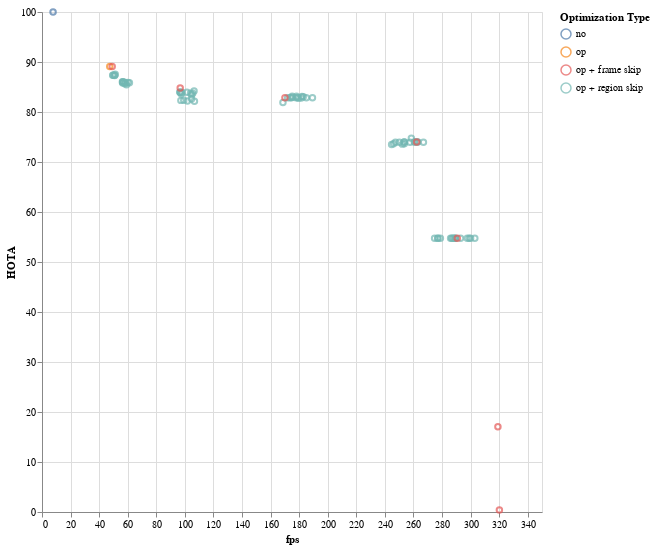

Notebook code cell kept with this figure:
### Code cell
alt.Chart(alt.Data(values=benchmark_data)).mark_point().encode(
    x=alt.X('fps:Q', title='fps'),
    y=alt.Y('AssA:Q', title='HOTA'),
    color=alt.Color('opt_type:N', title='Optimization Type'),
    tooltip=[
        alt.Tooltip('expr:N', title='Expression'),
        alt.Tooltip('time:Q', title='Runtime (ms)'),
        alt.Tooltip('fps:Q', title='FPS'),
        alt.Tooltip('AssA:Q', title='AssA'),
        alt.Tooltip('HOTA:Q', title='HOTA'),
    ],
).properties(
    width=500,
    height=500,
)

### Figure 1 — Vega-Lite specification as saved in the notebook (floating-point values rounded to 4 significant figures)
{"config": {"view": {"continuousWidth": 300, "continuousHeight": 300}}, "data": {"values": [{"time": 132.2, "fps": 7.746, "frames": 1024, "HOTA": "100", "DetA": "100", "AssA": "100", "DetRe": "100", "DetPr": "100", "AssRe": "100", "AssPr": "100", "LocA": "100", "OWTA": "100", "HOTA(0)": "100", "LocA(0)": "100", "HOTALocA(0)": "100", "Dets": "7772", "GT_Dets": "7772", "IDs": "72", "GT_IDs": "72", "expr": "no_op", "opt_type": "no"}, {"time": 21.59, "fps": 47.44, "frames": 1024, "HOTA": "84.782", "DetA": "80.819", "AssA": "89.114", "DetRe": "85.49", "DetPr": "90.251", "AssRe": "91.596", "AssPr": "94.036", "LocA": "91.293", "OWTA": "87.279", "HOTA(0)": "93.319", "LocA(0)": "90.131", "HOTALocA(0)": "84.109", "Dets": "7362", "GT_Dets": "7772", "IDs": "140", "GT_IDs": "72", "expr": "op", "opt_type": "op"}, {"time": 3.539, "fps": 289.3, "frames": 1024, "HOTA": "38.64", "DetA": "27.295", "AssA": "54.76", "DetRe": "27.776", "DetPr": "88.201", "AssRe": "55.86", "AssPr": "92.586", "LocA": "88.747", "OWTA": "38.991", "HOTA(0)": "43.166", "LocA(0)": "86.825", "HOTALocA(0)": "37.478", "Dets": "2411", "GT_Dets": "7772", "IDs": "3112", "GT_IDs": "72", "expr": "opFilter_0.3_0.5_16_", "opt_type": "op + region skip"}, {"time": 16.73, "fps": 61.2, "frames": 1024, "HOTA": "80.933", "DetA": "76.425", "AssA": "85.845", "DetRe": "80.12", "DetPr": "90.011", "AssRe": "88.172", "AssPr": "93.113", "LocA": "90.533", "OWTA": "82.931", "HOTA(0)": "89.92", "LocA(0)": "89.353", "HOTALocA(0)": "80.346", "Dets": "6918", "GT_Dets": "7772", "IDs": "2575", "GT_IDs": "72", "expr": "opFilter_0.3_0.5_1_", "opt_type": "op + region skip"}, {"time": 9.704, "fps": 105.5, "frames": 1024, "HOTA": "79.393", "DetA": "75.334", "AssA": "83.749", "DetRe": "78.248", "DetPr": "89.313", "AssRe": "85.947", "AssPr": "91.283", "LocA": "89.24", "OWTA": "80.944", "HOTA(0)": "89.716", "LocA(0)": "87.998", "HOTALocA(0)": "78.948", "Dets": "6803", "GT_Dets": "7772", "IDs": "2648", "GT_IDs": "72", "expr": "opFilter_0.3_0.5_2_", "opt_type": "op + region skip"}, {"time": 5.626, "fps": 182.0, "frames": 1024, "HOTA": "77.774", "DetA": "72.851", "AssA": "83.102", "DetRe": "75.027", "DetPr": "89.261", "AssRe": "85.046", "AssPr": "90.783", "LocA": "88.72", "OWTA": "78.955", "HOTA(0)": "88.108", "LocA(0)": "87.565", "HOTALocA(0)": "77.151", "Dets": "6515", "GT_Dets": "7772", "IDs": "2711", "GT_IDs": "72", "expr": "opFilter_0.3_0.5_4_", "opt_type": "op + region skip"}, {"time": 4.038, "fps": 253.6, "frames": 1024, "HOTA": "67.28", "DetA": "61.522", "AssA": "73.665", "DetRe": "62.938", "DetPr": "89.493", "AssRe": "75.066", "AssPr": "91.408", "LocA": "88.765", "OWTA": "68.087", "HOTA(0)": "75.508", "LocA(0)": "87.612", "HOTALocA(0)": "66.153", "Dets": "5430", "GT_Dets": "7772", "IDs": "2861", "GT_IDs": "72", "expr": "opFilter_0.3_0.5_8_", "opt_type": "op + region skip"}, {"time": 3.672, "fps": 278.9, "frames": 1024, "HOTA": "38.64", "DetA": "27.295", "AssA": "54.76", "DetRe": "27.776", "DetPr": "88.201", "AssRe": "55.86", "AssPr": "92.586", "LocA": "88.747", "OWTA": "38.991", "HOTA(0)": "43.166", "LocA(0)": "86.825", "HOTALocA(0)": "37.478", "Dets": "2411", "GT_Dets": "7772", "IDs": "5477", "GT_IDs": "72", "expr": "opFilter_0.3_0.6_16_", "opt_type": "op + region skip"}, {"time": 17.67, "fps": 57.97, "frames": 1024, "HOTA": "81.152", "DetA": "77.019", "AssA": "85.661", "DetRe": "80.484", "DetPr": "90.406", "AssRe": "87.905", "AssPr": "93.3", "LocA": "90.575", "OWTA": "83.03", "HOTA(0)": "89.974", "LocA(0)": "89.433", "HOTALocA(0)": "80.467", "Dets": "6919", "GT_Dets": "7772", "IDs": "4950", "GT_IDs": "72", "expr": "opFilter_0.3_0.6_1_", "opt_type": "op + region skip"}, {"time": 9.775, "fps": 104.8, "frames": 1024, "HOTA": "79.292", "DetA": "75.416", "AssA": "83.456", "DetRe": "78.559", "DetPr": "89.092", "AssRe": "85.692", "AssPr": "91.398", "LocA": "89.248", "OWTA": "80.962", "HOTA(0)": "89.51", "LocA(0)": "88.01", "HOTALocA(0)": "78.777", "Dets": "6847", "GT_Dets": "7772", "IDs": "5017", "GT_IDs": "72", "expr": "opFilter_0.3_0.6_2_", "opt_type": "op + region skip"}, {"time": 5.701, "fps": 179.6, "frames": 1024, "HOTA": "77.466", "DetA": "72.593", "AssA": "82.739", "DetRe": "74.737", "DetPr": "89.203", "AssRe": "84.689", "AssPr": "90.643", "LocA": "88.582", "OWTA": "78.629", "HOTA(0)": "88.05", "LocA(0)": "87.354", "HOTALocA(0)": "76.916", "Dets": "6494", "GT_Dets": "7772", "IDs": "5079", "GT_IDs": "72", "expr": "opFilter_0.3_0.6_4_", "opt_type": "op + region skip"}, {"time": 4.16, "fps": 246.1, "frames": 1024, "HOTA": "67.366", "DetA": "61.708", "AssA": "73.629", "DetRe": "63.012", "DetPr": "89.78", "AssRe": "75.066", "AssPr": "91.501", "LocA": "88.803", "OWTA": "68.111", "HOTA(0)": "75.544", "LocA(0)": "87.794", "HOTALocA(0)": "66.323", "Dets": "5419", "GT_Dets": "7772", "IDs": "5226", "GT_IDs": "72", "expr": "opFilter_0.3_0.6_8_", "opt_type": "op + region skip"}, {"time": 3.726, "fps": 274.8, "frames": 1024, "HOTA": "38.64", "DetA": "27.295", "AssA": "54.76", "DetRe": "27.776", "DetPr": "88.201", "AssRe": "55.86", "AssPr": "92.586", "LocA": "88.747", "OWTA": "38.991", "HOTA(0)": "43.166", "LocA(0)": "86.825", "HOTALocA(0)": "37.478", "Dets": "2411", "GT_Dets": "7772", "IDs": "7261", "GT_IDs": "72", "expr": "opFilter_0.3_0.7_16_", "opt_type": "op + region skip"}, {"time": 17.3, "fps": 59.19, "frames": 1024, "HOTA": "80.939", "DetA": "76.828", "AssA": "85.426", "DetRe": "80.401", "DetPr": "90.196", "AssRe": "87.711", "AssPr": "93.148", "LocA": "90.472", "OWTA": "82.873", "HOTA(0)": "89.902", "LocA(0)": "89.281", "HOTALocA(0)": "80.265", "Dets": "6928", "GT_Dets": "7772", "IDs": "6724", "GT_IDs": "72", "expr": "opFilter_0.3_0.7_1_", "opt_type": "op + region skip"}, {"time": 9.621, "fps": 106.4, "frames": 1024, "HOTA": "79.78", "DetA": "75.669", "AssA": "84.203", "DetRe": "78.491", "DetPr": "89.471", "AssRe": "86.435", "AssPr": "91.367", "LocA": "89.194", "OWTA": "81.289", "HOTA(0)": "90.169", "LocA(0)": "87.952", "HOTALocA(0)": "79.305", "Dets": "6812", "GT_Dets": "7772", "IDs": "6796", "GT_IDs": "72", "expr": "opFilter_0.3_0.7_2_", "opt_type": "op + region skip"}, {"time": 5.735, "fps": 178.5, "frames": 1024, "HOTA": "77.638", "DetA": "72.787", "AssA": "82.89", "DetRe": "74.887", "DetPr": "89.369", "AssRe": "84.815", "AssPr": "90.825", "LocA": "88.682", "OWTA": "78.781", "HOTA(0)": "88.047", "LocA(0)": "87.491", "HOTALocA(0)": "77.033", "Dets": "6495", "GT_Dets": "7772", "IDs": "6859", "GT_IDs": "72", "expr": "opFilter_0.3_0.7_4_", "opt_type": "op + region skip"}, {"time": 4.059, "fps": 252.3, "frames": 1024, "HOTA": "67.202", "DetA": "61.456", "AssA": "73.573", "DetRe": "62.869", "DetPr": "89.51", "AssRe": "74.971", "AssPr": "91.42", "LocA": "88.789", "OWTA": "68.007", "HOTA(0)": "75.402", "LocA(0)": "87.64", "HOTALocA(0)": "66.083", "Dets": "5423", "GT_Dets": "7772", "IDs": "7010", "GT_IDs": "72", "expr": "opFilter_0.3_0.7_8_", "opt_type": "op + region skip"}, {"time": 3.698, "fps": 276.9, "frames": 1024, "HOTA": "38.64", "DetA": "27.295", "AssA": "54.76", "DetRe": "27.776", "DetPr": "88.201", "AssRe": "55.86", "AssPr": "92.586", "LocA": "88.747", "OWTA": "38.991", "HOTA(0)": "43.166", "LocA(0)": "86.825", "HOTALocA(0)": "37.478", "Dets": "2411", "GT_Dets": "7772", "IDs": "8444", "GT_IDs": "72", "expr": "opFilter_0.3_0.8_16_", "opt_type": "op + region skip"}, {"time": 18.14, "fps": 56.45, "frames": 1024, "HOTA": "81.793", "DetA": "78.089", "AssA": "85.807", "DetRe": "81.937", "DetPr": "90.341", "AssRe": "88.022", "AssPr": "93.524", "LocA": "90.861", "OWTA": "83.847", "HOTA(0)": "90.251", "LocA(0)": "89.744", "HOTALocA(0)": "80.994", "Dets": "7049", "GT_Dets": "7772", "IDs": "7918", "GT_IDs": "72", "expr": "opFilter_0.3_0.8_1_", "opt_type": "op + region skip"}, {"time": 10.06, "fps": 101.8, "frames": 1024, "HOTA": "78.751", "DetA": "75.517", "AssA": "82.222", "DetRe": "78.417", "DetPr": "89.467", "AssRe": "84.366", "AssPr": "91.586", "LocA": "89.358", "OWTA": "80.29", "HOTA(0)": "88.501", "LocA(0)": "88.188", "HOTALocA(0)": "78.047", "Dets": "6806", "GT_Dets": "7772", "IDs": "7990", "GT_IDs": "72", "expr": "opFilter_0.3_0.8_2_", "opt_type": "op + region skip"}, {"time": 6.071, "fps": 168.7, "frames": 1024, "HOTA": "76.958", "DetA": "72.384", "AssA": "81.907", "DetRe": "74.616", "DetPr": "89.086", "AssRe": "83.787", "AssPr": "90.756", "LocA": "88.623", "OWTA": "78.17", "HOTA(0)": "87.209", "LocA(0)": "87.366", "HOTALocA(0)": "76.191", "Dets": "6492", "GT_Dets": "7772", "IDs": "8058", "GT_IDs": "72", "expr": "opFilter_0.3_0.8_4_", "opt_type": "op + region skip"}, {"time": 3.974, "fps": 257.6, "frames": 1024, "HOTA": "68.083", "DetA": "62.782", "AssA": "73.946", "DetRe": "64.253", "DetPr": "89.499", "AssRe": "75.402", "AssPr": "91.476", "LocA": "88.698", "OWTA": "68.924", "HOTA(0)": "76.561", "LocA(0)": "87.56", "HOTALocA(0)": "67.037", "Dets": "5543", "GT_Dets": "7772", "IDs": "8193", "GT_IDs": "72", "expr": "opFilter_0.3_0.8_8_", "opt_type": "op + region skip"}, {"time": 3.57, "fps": 286.8, "frames": 1024, "HOTA": "38.64", "DetA": "27.295", "AssA": "54.76", "DetRe": "27.776", "DetPr": "88.201", "AssRe": "55.86", "AssPr": "92.586", "LocA": "88.747", "OWTA": "38.991", "HOTA(0)": "43.166", "LocA(0)": "86.825", "HOTALocA(0)": "37.478", "Dets": "2411", "GT_Dets": "7772", "IDs": "9042", "GT_IDs": "72", "expr": "opFilter_0.3_0.9_16_", "opt_type": "op + region skip"}, {"time": 20.55, "fps": 49.82, "frames": 1024, "HOTA": "83.433", "DetA": "79.861", "AssA": "87.333", "DetRe": "84.388", "DetPr": "90.165", "AssRe": "89.685", "AssPr": "93.886", "LocA": "91.26", "OWTA": "85.845", "HOTA(0)": "91.62", "LocA(0)": "90.187", "HOTALocA(0)": "82.63", "Dets": "7274", "GT_Dets": "7772", "IDs": "8512", "GT_IDs": "72", "expr": "opFilter_0.3_0.9_1_", "opt_type": "op + region skip"}, {"time": 10.45, "fps": 98.03, "frames": 1024, "HOTA": "80.102", "DetA": "76.556", "AssA": "83.909", "DetRe": "79.616", "DetPr": "89.596", "AssRe": "86.146", "AssPr": "91.769", "LocA": "89.527", "OWTA": "81.726", "HOTA(0)": "90.095", "LocA(0)": "88.309", "HOTALocA(0)": "79.561", "Dets": "6900", "GT_Dets": "7772", "IDs": "8590", "GT_IDs": "72", "expr": "opFilter_0.3_0.9_2_", "opt_type": "op + region skip"}, {"time": 5.898, "fps": 173.6, "frames": 1024, "HOTA": "78.195", "DetA": "73.881", "AssA": "82.843", "DetRe": "76.32", "DetPr": "88.862", "AssRe": "84.824", "AssPr": "90.594", "LocA": "88.544", "OWTA": "79.507", "HOTA(0)": "88.968", "LocA(0)": "87.278", "HOTALocA(0)": "77.65", "Dets": "6657", "GT_Dets": "7772", "IDs": "8659", "GT_IDs": "72", "expr": "opFilter_0.3_0.9_4_", "opt_type": "op + region skip"}, {"time": 3.892, "fps": 263.1, "frames": 1024, "HOTA": "68.358", "DetA": "63.25", "AssA": "73.997", "DetRe": "64.788", "DetPr": "89.391", "AssRe": "75.468", "AssPr": "91.457", "LocA": "88.626", "OWTA": "69.235", "HOTA(0)": "76.956", "LocA(0)": "87.454", "HOTALocA(0)": "67.301", "Dets": "5596", "GT_Dets": "7772", "IDs": "8791", "GT_IDs": "72", "expr": "opFilter_0.3_0.9_8_", "opt_type": "op + region skip"}, {"time": 3.38, "fps": 303.0, "frames": 1024, "HOTA": "38.64", "DetA": "27.295", "AssA": "54.76", "DetRe": "27.776", "DetPr": "88.201", "AssRe": "55.86", "AssPr": "92.586", "LocA": "88.747", "OWTA": "38.991", "HOTA(0)": "43.166", "LocA(0)": "86.825", "HOTALocA(0)": "37.478", "Dets": "2411", "GT_Dets": "7772", "IDs": "2511", "GT_IDs": "72", "expr": "opFilter_0.4_0.6_16_", "opt_type": "op + region skip"}, {"time": 17.46, "fps": 58.66, "frames": 1024, "HOTA": "81.438", "DetA": "77.42", "AssA": "85.815", "DetRe": "81.202", "DetPr": "90.08", "AssRe": "88.095", "AssPr": "93.278", "LocA": "90.591", "OWTA": "83.474", "HOTA(0)": "90.291", "LocA(0)": "89.452", "HOTALocA(0)": "80.767", "Dets": "7006", "GT_Dets": "7772", "IDs": "1988", "GT_IDs": "72", "expr": "opFilter_0.4_0.6_1_", "opt_type": "op + region skip"}, {"time": 9.779, "fps": 104.7, "frames": 1024, "HOTA": "78.825", "DetA": "75.303", "AssA": "82.586", "DetRe": "78.077", "DetPr": "89.685", "AssRe": "84.703", "AssPr": "91.508", "LocA": "89.421", "OWTA": "80.289", "HOTA(0)": "88.601", "LocA(0)": "88.214", "HOTALocA(0)": "78.158", "Dets": "6760", "GT_Dets": "7772", "IDs": "2056", "GT_IDs": "72", "expr": "opFilter_0.4_0.6_2_", "opt_type": "op + region skip"}, {"time": 5.848, "fps": 175.1, "frames": 1024, "HOTA": "77.904", "DetA": "73.058", "AssA": "83.145", "DetRe": "75.132", "DetPr": "89.386", "AssRe": "85.074", "AssPr": "90.79", "LocA": "88.692", "OWTA": "79.031", "HOTA(0)": "88.346", "LocA(0)": "87.525", "HOTALocA(0)": "77.324", "Dets": "6515", "GT_Dets": "7772", "IDs": "2119", "GT_IDs": "72", "expr": "opFilter_0.4_0.6_4_", "opt_type": "op + region skip"}, {"time": 3.961, "fps": 258.5, "frames": 1024, "HOTA": "68.024", "DetA": "61.931", "AssA": "74.77", "DetRe": "63.152", "DetPr": "89.813", "AssRe": "76.193", "AssPr": "91.31", "LocA": "88.845", "OWTA": "68.712", "HOTA(0)": "76.326", "LocA(0)": "87.885", "HOTALocA(0)": "67.079", "Dets": "5429", "GT_Dets": "7772", "IDs": "2260", "GT_IDs": "72", "expr": "opFilter_0.4_0.6_8_", "opt_type": "op + region skip"}, {"time": 3.538, "fps": 289.4, "frames": 1024, "HOTA": "38.64", "DetA": "27.295", "AssA": "54.76", "DetRe": "27.776", "DetPr": "88.201", "AssRe": "55.86", "AssPr": "92.586", "LocA": "88.747", "OWTA": "38.991", "HOTA(0)": "43.166", "LocA(0)": "86.825", "HOTALocA(0)": "37.478", "Dets": "2411", "GT_Dets": "7772", "IDs": "4885", "GT_IDs": "72", "expr": "opFilter_0.4_0.7_16_", "opt_type": "op + region skip"}, {"time": 17.72, "fps": 57.78, "frames": 1024, "HOTA": "81.184", "DetA": "76.801", "AssA": "85.958", "DetRe": "80.496", "DetPr": "90.159", "AssRe": "88.225", "AssPr": "93.306", "LocA": "90.63", "OWTA": "83.18", "HOTA(0)": "90.011", "LocA(0)": "89.456", "HOTALocA(0)": "80.52", "Dets": "6939", "GT_Dets": "7772", "IDs": "4365", "GT_IDs": "72", "expr": "opFilter_0.4_0.7_1_", "opt_type": "op + region skip"}, {"time": 10.32, "fps": 99.21, "frames": 1024, "HOTA": "79.038", "DetA": "75.929", "AssA": "82.354", "DetRe": "78.617", "DetPr": "89.774", "AssRe": "84.447", "AssPr": "91.438", "LocA": "89.359", "OWTA": "80.453", "HOTA(0)": "88.912", "LocA(0)": "88.147", "HOTALocA(0)": "78.374", "Dets": "6800", "GT_Dets": "7772", "IDs": "4427", "GT_IDs": "72", "expr": "opFilter_0.4_0.7_2_", "opt_type": "op + region skip"}, {"time": 5.599, "fps": 182.9, "frames": 1024, "HOTA": "77.871", "DetA": "73.101", "AssA": "83.029", "DetRe": "75.172", "DetPr": "89.392", "AssRe": "84.953", "AssPr": "90.801", "LocA": "88.683", "OWTA": "78.997", "HOTA(0)": "88.297", "LocA(0)": "87.52", "HOTALocA(0)": "77.278", "Dets": "6518", "GT_Dets": "7772", "IDs": "4489", "GT_IDs": "72", "expr": "opFilter_0.4_0.7_4_", "opt_type": "op + region skip"}, {"time": 4.184, "fps": 244.7, "frames": 1024, "HOTA": "67.588", "DetA": "62.224", "AssA": "73.514", "DetRe": "63.568", "DetPr": "89.678", "AssRe": "74.956", "AssPr": "91.483", "LocA": "88.729", "OWTA": "68.356", "HOTA(0)": "75.87", "LocA(0)": "87.7", "HOTALocA(0)": "66.538", "Dets": "5473", "GT_Dets": "7772", "IDs": "4634", "GT_IDs": "72", "expr": "opFilter_0.4_0.7_8_", "opt_type": "op + region skip"}, {"time": 3.694, "fps": 277.2, "frames": 1024, "HOTA": "38.64", "DetA": "27.295", "AssA": "54.76", "DetRe": "27.776", "DetPr": "88.201", "AssRe": "55.86", "AssPr": "92.586", "LocA": "88.747", "OWTA": "38.991", "HOTA(0)": "43.166", "LocA(0)": "86.825", "HOTALocA(0)": "37.478", "Dets": "2411", "GT_Dets": "7772", "IDs": "6659", "GT_IDs": "72", "expr": "opFilter_0.4_0.8_16_", "opt_type": "op + region skip"}, {"time": 18.1, "fps": 56.59, "frames": 1024, "HOTA": "81.795", "DetA": "77.87", "AssA": "86.055", "DetRe": "82.121", "DetPr": "89.831", "AssRe": "88.292", "AssPr": "93.599", "LocA": "90.858", "OWTA": "84.063", "HOTA(0)": "90.343", "LocA(0)": "89.753", "HOTALocA(0)": "81.086", "Dets": "7105", "GT_Dets": "7772", "IDs": "6142", "GT_IDs": "72", "expr": "opFilter_0.4_0.8_1_", "opt_type": "op + region skip"}, {"time": 10.53, "fps": 97.21, "frames": 1024, "HOTA": "78.887", "DetA": "75.68", "AssA": "82.324", "DetRe": "78.897", "DetPr": "89.136", "AssRe": "84.456", "AssPr": "91.603", "LocA": "89.431", "OWTA": "80.583", "HOTA(0)": "88.589", "LocA(0)": "88.285", "HOTALocA(0)": "78.21", "Dets": "6873", "GT_Dets": "7772", "IDs": "6207", "GT_IDs": "72", "expr": "opFilter_0.4_0.8_2_", "opt_type": "op + region skip"}, {"time": 5.747, "fps": 178.2, "frames": 1024, "HOTA": "77.965", "DetA": "73.166", "AssA": "83.157", "DetRe": "75.377", "DetPr": "89.198", "AssRe": "85.106", "AssPr": "90.758", "LocA": "88.631", "OWTA": "79.165", "HOTA(0)": "88.44", "LocA(0)": "87.458", "HOTALocA(0)": "77.347", "Dets": "6550", "GT_Dets": "7772", "IDs": "6273", "GT_IDs": "72", "expr": "opFilter_0.4_0.8_4_", "opt_type": "op + region skip"}, {"time": 4.094, "fps": 250.1, "frames": 1024, "HOTA": "68.084", "DetA": "62.782", "AssA": "73.946", "DetRe": "64.253", "DetPr": "89.5", "AssRe": "75.403", "AssPr": "91.477", "LocA": "88.702", "OWTA": "68.925", "HOTA(0)": "76.561", "LocA(0)": "87.564", "HOTALocA(0)": "67.04", "Dets": "5543", "GT_Dets": "7772", "IDs": "6408", "GT_IDs": "72", "expr": "opFilter_0.4_0.8_8_", "opt_type": "op + region skip"}, {"time": 3.58, "fps": 286.0, "frames": 1024, "HOTA": "38.64", "DetA": "27.295", "AssA": "54.76", "DetRe": "27.776", "DetPr": "88.201", "AssRe": "55.86", "AssPr": "92.586", "LocA": "88.747", "OWTA": "38.991", "HOTA(0)": "43.166", "LocA(0)": "86.825", "HOTALocA(0)": "37.478", "Dets": "2411", "GT_Dets": "7772", "IDs": "7852", "GT_IDs": "72", "expr": "opFilter_0.4_0.9_16_", "opt_type": "op + region skip"}, {"time": 20.68, "fps": 49.53, "frames": 1024, "HOTA": "83.663", "DetA": "80.276", "AssA": "87.371", "DetRe": "84.414", "DetPr": "90.717", "AssRe": "89.564", "AssPr": "94.223", "LocA": "91.276", "OWTA": "85.876", "HOTA(0)": "91.805", "LocA(0)": "90.203", "HOTALocA(0)": "82.811", "Dets": "7232", "GT_Dets": "7772", "IDs": "7332", "GT_IDs": "72", "expr": "opFilter_0.4_0.9_1_", "opt_type": "op + region skip"}, {"time": 10.49, "fps": 97.58, "frames": 1024, "HOTA": "79.935", "DetA": "76.526", "AssA": "83.605", "DetRe": "79.69", "DetPr": "89.343", "AssRe": "85.81", "AssPr": "91.722", "LocA": "89.438", "OWTA": "81.617", "HOTA(0)": "89.907", "LocA(0)": "88.275", "HOTALocA(0)": "79.365", "Dets": "6926", "GT_Dets": "7772", "IDs": "7400", "GT_IDs": "72", "expr": "opFilter_0.4_0.9_2_", "opt_type": "op + region skip"}, {"time": 5.864, "fps": 174.6, "frames": 1024, "HOTA": "78.204", "DetA": "73.89", "AssA": "82.851", "DetRe": "76.324", "DetPr": "88.866", "AssRe": "84.83", "AssPr": "90.601", "LocA": "88.547", "OWTA": "79.513", "HOTA(0)": "88.968", "LocA(0)": "87.285", "HOTALocA(0)": "77.656", "Dets": "6657", "GT_Dets": "7772", "IDs": "7469", "GT_IDs": "72", "expr": "opFilter_0.4_0.9_4_", "opt_type": "op + region skip"}, {"time": 4.041, "fps": 253.4, "frames": 1024, "HOTA": "68.358", "DetA": "63.25", "AssA": "73.997", "DetRe": "64.788", "DetPr": "89.391", "AssRe": "75.468", "AssPr": "91.457", "LocA": "88.626", "OWTA": "69.235", "HOTA(0)": "76.956", "LocA(0)": "87.454", "HOTALocA(0)": "67.301", "Dets": "5596", "GT_Dets": "7772", "IDs": "7601", "GT_IDs": "72", "expr": "opFilter_0.4_0.9_8_", "opt_type": "op + region skip"}, {"time": 3.424, "fps": 299.0, "frames": 1024, "HOTA": "38.64", "DetA": "27.295", "AssA": "54.76", "DetRe": "27.776", "DetPr": "88.201", "AssRe": "55.86", "AssPr": "92.586", "LocA": "88.747", "OWTA": "38.991", "HOTA(0)": "43.166", "LocA(0)": "86.825", "HOTALocA(0)": "37.478", "Dets": "2411", "GT_Dets": "7772", "IDs": "1927", "GT_IDs": "72", "expr": "opFilter_0.5_0.7_16_", "opt_type": "op + region skip"}, {"time": 17.02, "fps": 60.17, "frames": 1024, "HOTA": "81.242", "DetA": "76.942", "AssA": "85.925", "DetRe": "80.523", "DetPr": "90.306", "AssRe": "88.215", "AssPr": "93.256", "LocA": "90.618", "OWTA": "83.178", "HOTA(0)": "90.114", "LocA(0)": "89.461", "HOTALocA(0)": "80.617", "Dets": "6930", "GT_Dets": "7772", "IDs": "1396", "GT_IDs": "72", "expr": "opFilter_0.5_0.7_1_", "opt_type": "op + region skip"}, {"time": 9.596, "fps": 106.7, "frames": 1024, "HOTA": "78.912", "DetA": "75.885", "AssA": "82.141", "DetRe": "78.583", "DetPr": "89.721", "AssRe": "84.245", "AssPr": "91.393", "LocA": "89.333", "OWTA": "80.332", "HOTA(0)": "88.805", "LocA(0)": "88.116", "HOTALocA(0)": "78.252", "Dets": "6801", "GT_Dets": "7772", "IDs": "1459", "GT_IDs": "72", "expr": "opFilter_0.5_0.7_2_", "opt_type": "op + region skip"}, {"time": 5.642, "fps": 181.5, "frames": 1024, "HOTA": "77.622", "DetA": "72.823", "AssA": "82.811", "DetRe": "74.894", "DetPr": "89.349", "AssRe": "84.735", "AssPr": "90.76", "LocA": "88.676", "OWTA": "78.747", "HOTA(0)": "88.067", "LocA(0)": "87.499", "HOTALocA(0)": "77.058", "Dets": "6497", "GT_Dets": "7772", "IDs": "1524", "GT_IDs": "72", "expr": "opFilter_0.5_0.7_4_", "opt_type": "op + region skip"}, {"time": 3.929, "fps": 260.6, "frames": 1024, "HOTA": "67.209", "DetA": "61.122", "AssA": "73.986", "DetRe": "62.497", "DetPr": "89.624", "AssRe": "75.374", "AssPr": "91.51", "LocA": "88.877", "OWTA": "67.995", "HOTA(0)": "75.294", "LocA(0)": "87.753", "HOTALocA(0)": "66.073", "Dets": "5384", "GT_Dets": "7772", "IDs": "1676", "GT_IDs": "72", "expr": "opFilter_0.5_0.7_8_", "opt_type": "op + region skip"}, {"time": 3.55, "fps": 288.5, "frames": 1024, "HOTA": "38.64", "DetA": "27.295", "AssA": "54.76", "DetRe": "27.776", "DetPr": "88.201", "AssRe": "55.86", "AssPr": "92.586", "LocA": "88.747", "OWTA": "38.991", "HOTA(0)": "43.166", "LocA(0)": "86.825", "HOTALocA(0)": "37.478", "Dets": "2411", "GT_Dets": "7772", "IDs": "4296", "GT_IDs": "72", "expr": "opFilter_0.5_0.8_16_", "opt_type": "op + region skip"}, {"time": 18.2, "fps": 56.26, "frames": 1024, "HOTA": "81.537", "DetA": "77.454", "AssA": "85.978", "DetRe": "81.822", "DetPr": "89.617", "AssRe": "88.214", "AssPr": "93.556", "LocA": "90.819", "OWTA": "83.872", "HOTA(0)": "90.101", "LocA(0)": "89.697", "HOTALocA(0)": "80.818", "Dets": "7096", "GT_Dets": "7772", "IDs": "3777", "GT_IDs": "72", "expr": "opFilter_0.5_0.8_1_", "opt_type": "op + region skip"}, {"time": 10.09, "fps": 101.5, "frames": 1024, "HOTA": "79.783", "DetA": "75.907", "AssA": "83.945", "DetRe": "79.1", "DetPr": "89.158", "AssRe": "86.184", "AssPr": "91.509", "LocA": "89.351", "OWTA": "81.478", "HOTA(0)": "89.952", "LocA(0)": "88.135", "HOTALocA(0)": "79.279", "Dets": "6889", "GT_Dets": "7772", "IDs": "3844", "GT_IDs": "72", "expr": "opFilter_0.5_0.8_2_", "opt_type": "op + region skip"}, {"time": 5.849, "fps": 175.1, "frames": 1024, "HOTA": "77.91", "DetA": "73.231", "AssA": "82.966", "DetRe": "75.44", "DetPr": "89.164", "AssRe": "84.97", "AssPr": "90.612", "LocA": "88.569", "OWTA": "79.106", "HOTA(0)": "88.59", "LocA(0)": "87.343", "HOTALocA(0)": "77.377", "Dets": "6558", "GT_Dets": "7772", "IDs": "3910", "GT_IDs": "72", "expr": "opFilter_0.5_0.8_4_", "opt_type": "op + region skip"}, {"time": 4.139, "fps": 247.4, "frames": 1024, "HOTA": "68.084", "DetA": "62.782", "AssA": "73.946", "DetRe": "64.253", "DetPr": "89.5", "AssRe": "75.403", "AssPr": "91.477", "LocA": "88.702", "OWTA": "68.925", "HOTA(0)": "76.561", "LocA(0)": "87.564", "HOTALocA(0)": "67.04", "Dets": "5543", "GT_Dets": "7772", "IDs": "4045", "GT_IDs": "72", "expr": "opFilter_0.5_0.8_8_", "opt_type": "op + region skip"}, {"time": 3.559, "fps": 287.7, "frames": 1024, "HOTA": "38.64", "DetA": "27.295", "AssA": "54.76", "DetRe": "27.776", "DetPr": "88.201", "AssRe": "55.86", "AssPr": "92.586", "LocA": "88.747", "OWTA": "38.991", "HOTA(0)": "43.166", "LocA(0)": "86.825", "HOTALocA(0)": "37.478", "Dets": "2411", "GT_Dets": "7772", "IDs": "6073", "GT_IDs": "72", "expr": "opFilter_0.5_0.9_16_", "opt_type": "op + region skip"}, {"time": 20.12, "fps": 50.89, "frames": 1024, "HOTA": "83.379", "DetA": "79.754", "AssA": "87.341", "DetRe": "84.45", "DetPr": "89.948", "AssRe": "89.666", "AssPr": "93.907", "LocA": "91.249", "OWTA": "85.88", "HOTA(0)": "91.525", "LocA(0)": "90.175", "HOTALocA(0)": "82.532", "Dets": "7297", "GT_Dets": "7772", "IDs": "5545", "GT_IDs": "72", "expr": "opFilter_0.5_0.9_1_", "opt_type": "op + region skip"}, {"time": 10.58, "fps": 96.81, "frames": 1024, "HOTA": "80.171", "DetA": "76.688", "AssA": "83.907", "DetRe": "79.642", "DetPr": "89.756", "AssRe": "86.133", "AssPr": "91.813", "LocA": "89.581", "OWTA": "81.739", "HOTA(0)": "90.1", "LocA(0)": "88.415", "HOTALocA(0)": "79.662", "Dets": "6890", "GT_Dets": "7772", "IDs": "5621", "GT_IDs": "72", "expr": "opFilter_0.5_0.9_2_", "opt_type": "op + region skip"}, {"time": 5.956, "fps": 171.9, "frames": 1024, "HOTA": "78.204", "DetA": "73.89", "AssA": "82.851", "DetRe": "76.324", "DetPr": "88.866", "AssRe": "84.83", "AssPr": "90.601", "LocA": "88.547", "OWTA": "79.513", "HOTA(0)": "88.968", "LocA(0)": "87.285", "HOTALocA(0)": "77.656", "Dets": "6657", "GT_Dets": "7772", "IDs": "5690", "GT_IDs": "72", "expr": "opFilter_0.5_0.9_4_", "opt_type": "op + region skip"}, {"time": 4.036, "fps": 253.7, "frames": 1024, "HOTA": "68.358", "DetA": "63.25", "AssA": "73.997", "DetRe": "64.788", "DetPr": "89.391", "AssRe": "75.468", "AssPr": "91.457", "LocA": "88.626", "OWTA": "69.235", "HOTA(0)": "76.956", "LocA(0)": "87.454", "HOTALocA(0)": "67.301", "Dets": "5596", "GT_Dets": "7772", "IDs": "5822", "GT_IDs": "72", "expr": "opFilter_0.5_0.9_8_", "opt_type": "op + region skip"}, {"time": 3.413, "fps": 300.0, "frames": 1024, "HOTA": "38.64", "DetA": "27.295", "AssA": "54.76", "DetRe": "27.776", "DetPr": "88.201", "AssRe": "55.86", "AssPr": "92.586", "LocA": "88.747", "OWTA": "38.991", "HOTA(0)": "43.166", "LocA(0)": "86.825", "HOTALocA(0)": "37.478", "Dets": "2411", "GT_Dets": "7772", "IDs": "1331", "GT_IDs": "72", "expr": "opFilter_0.6_0.8_16_", "opt_type": "op + region skip"}, {"time": 18.09, "fps": 56.6, "frames": 1024, "HOTA": "81.909", "DetA": "78.145", "AssA": "85.99", "DetRe": "82.142", "DetPr": "90.235", "AssRe": "88.24", "AssPr": "93.636", "LocA": "90.889", "OWTA": "84.042", "HOTA(0)": "90.473", "LocA(0)": "89.781", "HOTALocA(0)": "81.228", "Dets": "7075", "GT_Dets": "7772", "IDs": "809", "GT_IDs": "72", "expr": "opFilter_0.6_0.8_1_", "opt_type": "op + region skip"}, {"time": 9.848, "fps": 104.0, "frames": 1024, "HOTA": "79.64", "DetA": "75.829", "AssA": "83.729", "DetRe": "78.911", "DetPr": "89.231", "AssRe": "85.924", "AssPr": "91.451", "LocA": "89.313", "OWTA": "81.276", "HOTA(0)": "89.803", "LocA(0)": "88.097", "HOTALocA(0)": "79.114", "Dets": "6867", "GT_Dets": "7772", "IDs": "878", "GT_IDs": "72", "expr": "opFilter_0.6_0.8_2_", "opt_type": "op + region skip"}, {"time": 5.409, "fps": 189.3, "frames": 1024, "HOTA": "77.753", "DetA": "73.054", "AssA": "82.833", "DetRe": "75.167", "DetPr": "89.317", "AssRe": "84.75", "AssPr": "90.773", "LocA": "88.667", "OWTA": "78.9", "HOTA(0)": "88.18", "LocA(0)": "87.49", "HOTALocA(0)": "77.149", "Dets": "6523", "GT_Dets": "7772", "IDs": "945", "GT_IDs": "72", "expr": "opFilter_0.6_0.8_4_", "opt_type": "op + region skip"}, {"time": 3.835, "fps": 267.0, "frames": 1024, "HOTA": "68.083", "DetA": "62.782", "AssA": "73.946", "DetRe": "64.253", "DetPr": "89.499", "AssRe": "75.402", "AssPr": "91.476", "LocA": "88.698", "OWTA": "68.924", "HOTA(0)": "76.561", "LocA(0)": "87.56", "HOTALocA(0)": "67.037", "Dets": "5543", "GT_Dets": "7772", "IDs": "1080", "GT_IDs": "72", "expr": "opFilter_0.6_0.8_8_", "opt_type": "op + region skip"}, {"time": 3.495, "fps": 293.0, "frames": 1024, "HOTA": "38.64", "DetA": "27.295", "AssA": "54.76", "DetRe": "27.776", "DetPr": "88.201", "AssRe": "55.86", "AssPr": "92.586", "LocA": "88.747", "OWTA": "38.991", "HOTA(0)": "43.166", "LocA(0)": "86.825", "HOTALocA(0)": "37.478", "Dets": "2411", "GT_Dets": "7772", "IDs": "3712", "GT_IDs": "72", "expr": "opFilter_0.6_0.9_16_", "opt_type": "op + region skip"}, {"time": 19.98, "fps": 51.25, "frames": 1024, "HOTA": "83.793", "DetA": "80.333", "AssA": "87.558", "DetRe": "84.433", "DetPr": "90.65", "AssRe": "89.807", "AssPr": "94.032", "LocA": "91.178", "OWTA": "85.979", "HOTA(0)": "92.207", "LocA(0)": "90.096", "HOTALocA(0)": "83.074", "Dets": "7239", "GT_Dets": "7772", "IDs": "3184", "GT_IDs": "72", "expr": "opFilter_0.6_0.9_1_", "opt_type": "op + region skip"}, {"time": 10.6, "fps": 96.65, "frames": 1024, "HOTA": "80.169", "DetA": "76.6", "AssA": "84.001", "DetRe": "79.82", "DetPr": "89.361", "AssRe": "86.175", "AssPr": "91.811", "LocA": "89.555", "OWTA": "81.877", "HOTA(0)": "90.063", "LocA(0)": "88.401", "HOTALocA(0)": "79.617", "Dets": "6936", "GT_Dets": "7772", "IDs": "3260", "GT_IDs": "72", "expr": "opFilter_0.6_0.9_2_", "opt_type": "op + region skip"}, {"time": 5.757, "fps": 177.9, "frames": 1024, "HOTA": "78.197", "DetA": "73.881", "AssA": "82.848", "DetRe": "76.318", "DetPr": "88.86", "AssRe": "84.828", "AssPr": "90.598", "LocA": "88.543", "OWTA": "79.509", "HOTA(0)": "88.968", "LocA(0)": "87.278", "HOTALocA(0)": "77.65", "Dets": "6657", "GT_Dets": "7772", "IDs": "3329", "GT_IDs": "72", "expr": "opFilter_0.6_0.9_4_", "opt_type": "op + region skip"}, {"time": 3.899, "fps": 262.6, "frames": 1024, "HOTA": "68.358", "DetA": "63.25", "AssA": "73.997", "DetRe": "64.788", "DetPr": "89.391", "AssRe": "75.468", "AssPr": "91.457", "LocA": "88.626", "OWTA": "69.235", "HOTA(0)": "76.956", "LocA(0)": "87.454", "HOTALocA(0)": "67.301", "Dets": "5596", "GT_Dets": "7772", "IDs": "3461", "GT_IDs": "72", "expr": "opFilter_0.6_0.9_8_", "opt_type": "op + region skip"}, {"time": 3.44, "fps": 297.6, "frames": 1024, "HOTA": "38.64", "DetA": "27.295", "AssA": "54.76", "DetRe": "27.776", "DetPr": "88.201", "AssRe": "55.86", "AssPr": "92.586", "LocA": "88.747", "OWTA": "38.991", "HOTA(0)": "43.166", "LocA(0)": "86.825", "HOTALocA(0)": "37.478", "Dets": "2411", "GT_Dets": "7772", "IDs": "737", "GT_IDs": "72", "expr": "opFilter_0.7_0.9_16_", "opt_type": "op + region skip"}, {"time": 20.14, "fps": 50.84, "frames": 1024, "HOTA": "83.858", "DetA": "80.714", "AssA": "87.295", "DetRe": "84.239", "DetPr": "91.312", "AssRe": "89.461", "AssPr": "94.037", "LocA": "91.096", "OWTA": "85.75", "HOTA(0)": "92.333", "LocA(0)": "89.978", "HOTALocA(0)": "83.079", "Dets": "7170", "GT_Dets": "7772", "IDs": "209", "GT_IDs": "72", "expr": "opFilter_0.7_0.9_1_", "opt_type": "op + region skip"}, {"time": 10.6, "fps": 96.58, "frames": 1024, "HOTA": "80.157", "DetA": "76.6", "AssA": "83.973", "DetRe": "79.821", "DetPr": "89.361", "AssRe": "86.159", "AssPr": "91.803", "LocA": "89.548", "OWTA": "81.864", "HOTA(0)": "90.063", "LocA(0)": "88.396", "HOTALocA(0)": "79.612", "Dets": "6936", "GT_Dets": "7772", "IDs": "285", "GT_IDs": "72", "expr": "opFilter_0.7_0.9_2_", "opt_type": "op + region skip"}, {"time": 5.534, "fps": 185.0, "frames": 1024, "HOTA": "78.204", "DetA": "73.89", "AssA": "82.851", "DetRe": "76.324", "DetPr": "88.866", "AssRe": "84.83", "AssPr": "90.601", "LocA": "88.547", "OWTA": "79.513", "HOTA(0)": "88.968", "LocA(0)": "87.285", "HOTALocA(0)": "77.656", "Dets": "6657", "GT_Dets": "7772", "IDs": "354", "GT_IDs": "72", "expr": "opFilter_0.7_0.9_4_", "opt_type": "op + region skip"}, {"time": 3.923, "fps": 261.0, "frames": 1024, "HOTA": "68.358", "DetA": "63.25", "AssA": "73.997", "DetRe": "64.788", "DetPr": "89.391", "AssRe": "75.468", "AssPr": "91.457", "LocA": "88.626", "OWTA": "69.235", "HOTA(0)": "76.956", "LocA(0)": "87.454", "HOTALocA(0)": "67.301", "Dets": "5596", "GT_Dets": "7772", "IDs": "486", "GT_IDs": "72", "expr": "opFilter_0.7_0.9_8_", "opt_type": "op + region skip"}, {"time": 3.522, "fps": 290.7, "frames": 1024, "HOTA": "38.64", "DetA": "27.295", "AssA": "54.76", "DetRe": "27.776", "DetPr": "88.201", "AssRe": "55.86", "AssPr": "92.586", "LocA": "88.747", "OWTA": "38.991", "HOTA(0)": "43.166", "LocA(0)": "86.825", "HOTALocA(0)": "37.478", "Dets": "2411", "GT_Dets": "7772", "IDs": "9639", "GT_IDs": "72", "expr": "opFrameFilter_16_", "opt_type": "op + frame skip"}, {"time": 20.84, "fps": 49.15, "frames": 1024, "HOTA": "84.782", "DetA": "80.819", "AssA": "89.114", "DetRe": "85.49", "DetPr": "90.251", "AssRe": "91.596", "AssPr": "94.036", "LocA": "91.293", "OWTA": "87.279", "HOTA(0)": "93.319", "LocA(0)": "90.131", "HOTALocA(0)": "84.109", "Dets": "7362", "GT_Dets": "7772", "IDs": "9110", "GT_IDs": "72", "expr": "opFrameFilter_1_", "opt_type": "op + frame skip"}, {"time": 10.58, "fps": 96.75, "frames": 1024, "HOTA": "80.791", "DetA": "77.064", "AssA": "84.803", "DetRe": "80.596", "DetPr": "88.96", "AssRe": "87.218", "AssPr": "91.579", "LocA": "89.34", "OWTA": "82.666", "HOTA(0)": "91.488", "LocA(0)": "88.018", "HOTALocA(0)": "80.526", "Dets": "7035", "GT_Dets": "7772", "IDs": "9187", "GT_IDs": "72", "expr": "opFrameFilter_2_", "opt_type": "op + frame skip"}, {"time": 3.209, "fps": 319.1, "frames": 1024, "HOTA": "8.5346", "DetA": "4.3012", "AssA": "17.053", "DetRe": "4.3144", "DetPr": "87.781", "AssRe": "17.183", "AssPr": "97.926", "LocA": "87.981", "OWTA": "8.5486", "HOTA(0)": "9.5294", "LocA(0)": "86.325", "HOTALocA(0)": "8.2262", "Dets": "370", "GT_Dets": "7772", "IDs": "9817", "GT_IDs": "72", "expr": "opFrameFilter_32_", "opt_type": "op + frame skip"}, {"time": 6.022, "fps": 170.1, "frames": 1024, "HOTA": "78.183", "DetA": "73.866", "AssA": "82.834", "DetRe": "76.309", "DetPr": "88.849", "AssRe": "84.819", "AssPr": "90.588", "LocA": "88.543", "OWTA": "79.497", "HOTA(0)": "88.968", "LocA(0)": "87.274", "HOTALocA(0)": "77.646", "Dets": "6657", "GT_Dets": "7772", "IDs": "9256", "GT_IDs": "72", "expr": "opFrameFilter_4_", "opt_type": "op + frame skip"}, {"time": 3.198, "fps": 320.2, "frames": 1024, "HOTA": "0.675", "DetA": "1.1717", "AssA": "0.39215", "DetRe": "1.1726", "DetPr": "91.511", "AssRe": "0.39215", "AssPr": "100", "LocA": "92.104", "OWTA": "0.67529", "HOTA(0)": "0.70368", "LocA(0)": "91.421", "HOTALocA(0)": "0.64331", "Dets": "93", "GT_Dets": "7772", "IDs": "9910", "GT_IDs": "72", "expr": "opFrameFilter_64_", "opt_type": "op + frame skip"}, {"time": 3.905, "fps": 262.2, "frames": 1024, "HOTA": "68.358", "DetA": "63.25", "AssA": "73.997", "DetRe": "64.788", "DetPr": "89.391", "AssRe": "75.468", "AssPr": "91.457", "LocA": "88.626", "OWTA": "69.235", "HOTA(0)": "76.956", "LocA(0)": "87.454", "HOTALocA(0)": "67.301", "Dets": "5596", "GT_Dets": "7772", "IDs": "9388", "GT_IDs": "72", "expr": "opFrameFilter_8_", "opt_type": "op + frame skip"}]}, "mark": {"type": "point"}, "encoding": {"color": {"field": "opt_type", "title": "Optimization Type", "type": "nominal"}, "tooltip": [{"field": "expr", "title": "Expression", "type": "nominal"}, {"field": "time", "title": "Runtime (ms)", "type": "quantitative"}, {"field": "fps", "title": "FPS", "type": "quantitative"}, {"field": "AssA", "title": "AssA", "type": "quantitative"}, {"field": "HOTA", "title": "HOTA", "type": "quantitative"}], "x": {"field": "fps", "title": "fps", "type": "quantitative"}, "y": {"field": "AssA", "title": "HOTA", "type": "quantitative"}}, "height": 500, "width": 500, "$schema": "https://vega.github.io/schema/vega-lite/v5.20.1.json"}
